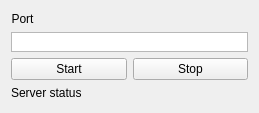
<?xml version="1.0" encoding="UTF-8"?>
<ui version="4.0">
 <class>MainWindow</class>
 <widget class="QMainWindow" name="MainWindow">
  <property name="geometry">
   <rect>
    <x>0</x>
    <y>0</y>
    <width>259</width>
    <height>113</height>
   </rect>
  </property>
  <property name="windowTitle">
   <string>MainWindow</string>
  </property>
  <widget class="QWidget" name="centralWidget">
   <layout class="QVBoxLayout" name="verticalLayout_2">
    <item>
     <layout class="QVBoxLayout" name="verticalLayout">
      <item>
       <layout class="QHBoxLayout" name="horizontalLayout">
        <item>
         <layout class="QVBoxLayout" name="verticalLayout_3">
          <item>
           <widget class="QLabel" name="label_3">
            <property name="sizePolicy">
             <sizepolicy hsizetype="Maximum" vsizetype="Maximum">
              <horstretch>0</horstretch>
              <verstretch>0</verstretch>
             </sizepolicy>
            </property>
            <property name="text">
             <string>Port</string>
            </property>
            <property name="alignment">
             <set>Qt::AlignBottom|Qt::AlignHCenter</set>
            </property>
           </widget>
          </item>
          <item>
           <widget class="QTextEdit" name="editPort">
            <property name="maximumSize">
             <size>
              <width>16777215</width>
              <height>20</height>
             </size>
            </property>
            <property name="verticalScrollBarPolicy">
             <enum>Qt::ScrollBarAlwaysOff</enum>
            </property>
            <property name="horizontalScrollBarPolicy">
             <enum>Qt::ScrollBarAlwaysOff</enum>
            </property>
           </widget>
          </item>
         </layout>
        </item>
       </layout>
      </item>
      <item>
       <layout class="QHBoxLayout" name="HLayoutButtons">
        <item>
         <widget class="QPushButton" name="buttonStart">
          <property name="text">
           <string>Start</string>
          </property>
         </widget>
        </item>
        <item>
         <widget class="QPushButton" name="buttonStop">
          <property name="text">
           <string>Stop</string>
          </property>
         </widget>
        </item>
       </layout>
      </item>
      <item>
       <widget class="QLabel" name="lblServerStatus">
        <property name="sizePolicy">
         <sizepolicy hsizetype="Maximum" vsizetype="Maximum">
          <horstretch>0</horstretch>
          <verstretch>0</verstretch>
         </sizepolicy>
        </property>
        <property name="text">
         <string>Server status</string>
        </property>
       </widget>
      </item>
     </layout>
    </item>
   </layout>
  </widget>
 </widget>
 <layoutdefault spacing="6" margin="11"/>
 <resources/>
 <connections/>
</ui>
